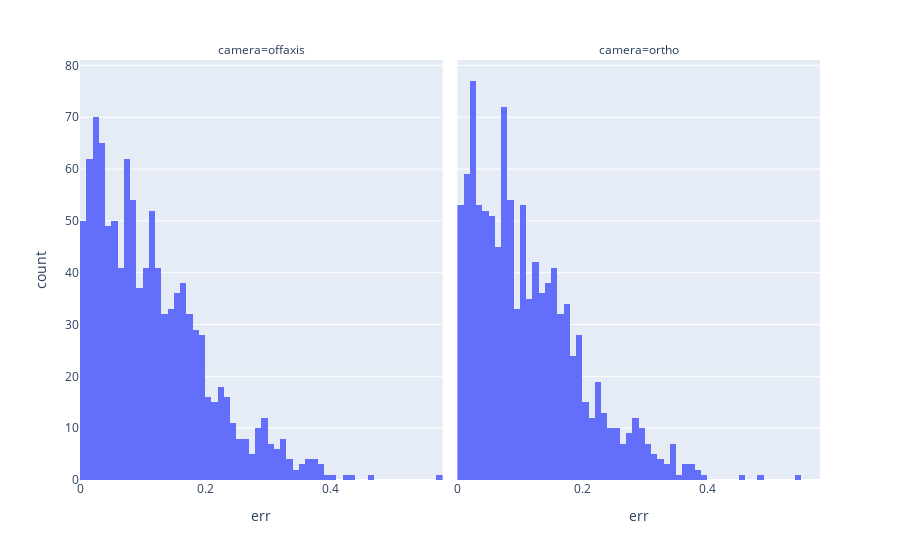

Notebook source saved alongside this figure:
### Code cell
px.histogram(ptsf, x="err", facet_col="camera")

### Figure 1 — Plotly figure (JSON) as saved in the notebook; plotly's stock layout.template omitted (floating-point values rounded to 4 significant figures; data arrays with more than 128 entries replaced by an {"elided": "..."} marker saying what was removed)
{"data": [{"alignmentgroup": "True", "bingroup": "x", "hovertemplate": "camera=offaxis<br>err=%{x}<br>count=%{y}<extra></extra>", "legendgroup": "", "marker": {"color": "#636efa", "pattern": {"shape": ""}}, "name": "", "offsetgroup": "", "orientation": "v", "showlegend": false, "type": "histogram", "x": {"elided": "1073 float values"}, "xaxis": "x", "yaxis": "y"}, {"alignmentgroup": "True", "bingroup": "x", "hovertemplate": "camera=ortho<br>err=%{x}<br>count=%{y}<extra></extra>", "legendgroup": "", "marker": {"color": "#636efa", "pattern": {"shape": ""}}, "name": "", "offsetgroup": "", "orientation": "v", "showlegend": false, "type": "histogram", "x": {"elided": "1111 float values"}, "xaxis": "x2", "yaxis": "y2"}], "layout": {"annotations": [{"font": {}, "showarrow": false, "text": "camera=offaxis", "x": 0.245, "xanchor": "center", "xref": "paper", "y": 1, "yanchor": "bottom", "yref": "paper"}, {"font": {}, "showarrow": false, "text": "camera=ortho", "x": 0.755, "xanchor": "center", "xref": "paper", "y": 1, "yanchor": "bottom", "yref": "paper"}], "barmode": "relative", "legend": {"tracegroupgap": 0}, "margin": {"t": 60}, "xaxis": {"anchor": "y", "domain": [0, 0.49], "title": {"text": "err"}}, "xaxis2": {"anchor": "y2", "domain": [0.51, 1], "matches": "x", "title": {"text": "err"}}, "yaxis": {"anchor": "x", "domain": [0, 1], "title": {"text": "count"}}, "yaxis2": {"anchor": "x2", "domain": [0, 1], "matches": "y", "showticklabels": false}}}
